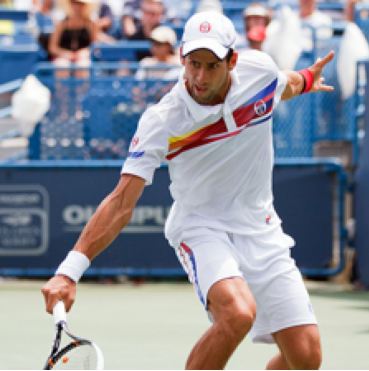
#> input picture docs/media/images/image-captioning/tennis-photo.png, 369 x 371 px
$ python build-caption-examples.py
#> lines starting #> are read from the running program, lines starting #| are printed output that depends on the picture
"""Build the three gallery examples with complete, readable model captions."""
from pathlib import Path
from PIL import Image, ImageDraw, ImageFont, ImageOps

ROOT = Path(__file__).resolve().parents[1]
FOLDER = ROOT / "docs/media/images/image-captioning"
FONT = "/usr/share/fonts/noto/NotoSans-Regular.ttf"
EXAMPLES = [
    ("tennis", "tennis-photo.png",
     "a young man standing on top of a tennis court holding a racquet",
     "a man in a white shirt swinging a tennis racket"),
    ("skateboarding", "skate-trick-photo.png",
     "two skateboarders trying to film a skateboard trick",
     "a skateboarder doing a trick on a concrete sidewalk"),
    ("surfing", "surfing-photo.png",
     "a man riding a surfboard across a wave in an ocean",
     "a man in a wet suit is surfing on a wave"),
]


def centered(draw, text, y, font):
    lines = []
    line = ""
    for word in text.split():
        trial = f"{line} {word}".strip()
        if draw.textlength(trial, font=font) > 1080:
            lines.append(line)
            line = word
        else:
            line = trial
    lines.append(line)
    for line in lines:
        draw.text((600, y), line, fill="#111111", anchor="mt", font=font)
        y += 104
    return y


if __name__ == "__main__":
    label_font = ImageFont.truetype(FONT, 64)
    caption_font = ImageFont.truetype(FONT, 82)
    for name, photo, original, decoded in EXAMPLES:
        canvas = Image.new("RGB", (1200, 2100), "white")
#> canvas: PIL image 1200x2100 RGB; every value is 255
        draw = ImageDraw.Draw(canvas)
        centered(draw, "original caption", 26, label_font)
        assert centered(draw, original, 130, caption_font) < 460
        with Image.open(FOLDER / photo) as source:
#> source is the input picture: PIL image 369x371 RGB; mean R, G, B 143.2, 145.3, 154.5
            image = ImageOps.contain(source.convert("RGB"), (1100, 1100), Image.Resampling.LANCZOS)
            canvas.paste(image, ((1200 - image.width) // 2, 460 + (1100 - image.height) // 2))
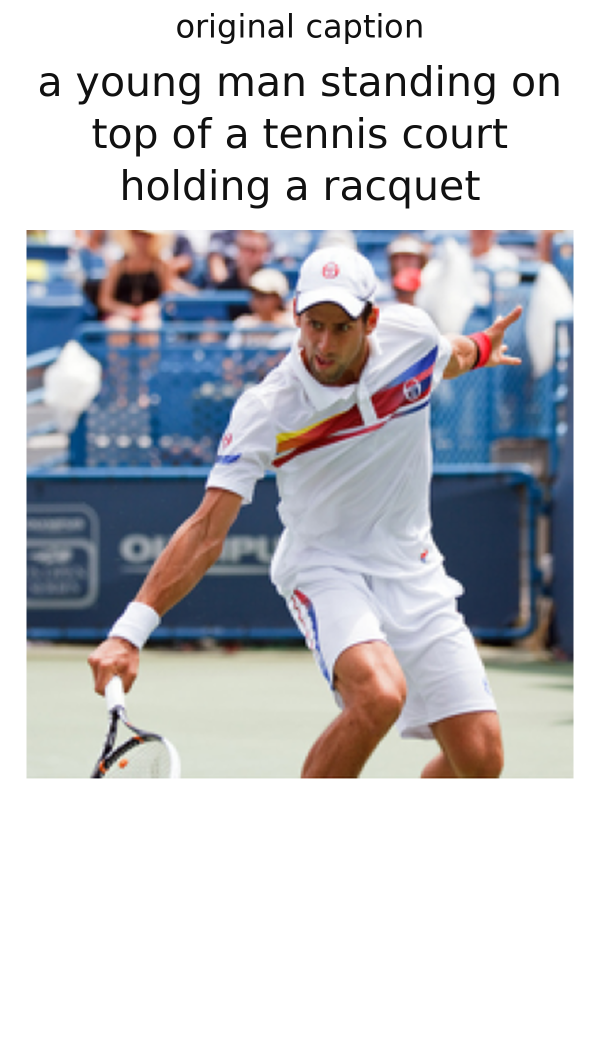
#> canvas: PIL image 1200x2100 RGB (shown at 1/2 size); mean R, G, B 197.2, 198.2, 202.5
        centered(draw, "decoded caption", 1600, label_font)
        assert centered(draw, decoded, 1710, caption_font) < 2100
        output = FOLDER / f"{name}-caption-example.webp"
        temporary = output.with_name(f".{output.name}.tmp")
        canvas.save(temporary, format="WEBP", lossless=True, method=6)
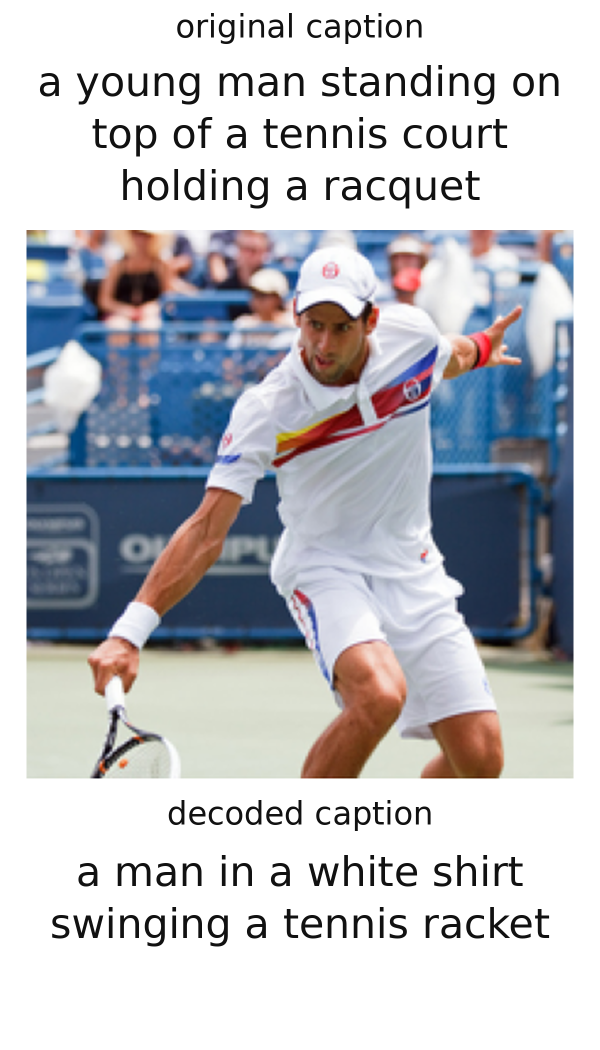
#> saved as .tennis-caption-example.webp.tmp: PIL image 1200x2100 RGB (shown at 1/2 size); mean R, G, B 193.7, 194.7, 199.1
        temporary.replace(output)
#> pass 2 of the loop `for name, photo, original, decoded in EXAMPLES:`:
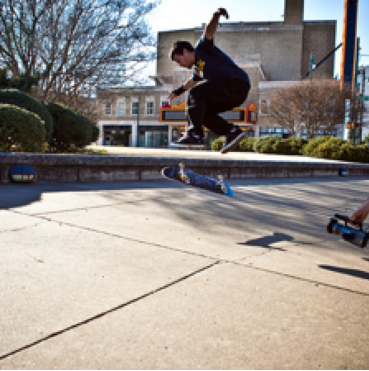
#> input picture docs/media/images/image-captioning/skate-trick-photo.png, 369 x 371 px
#> source is the input picture: PIL image 369x371 RGB; mean R, G, B 151.7, 145.3, 139.8
#> `canvas.paste(image, ((1200 - image.width) // 2, 460 + (1100 - image.he..`:
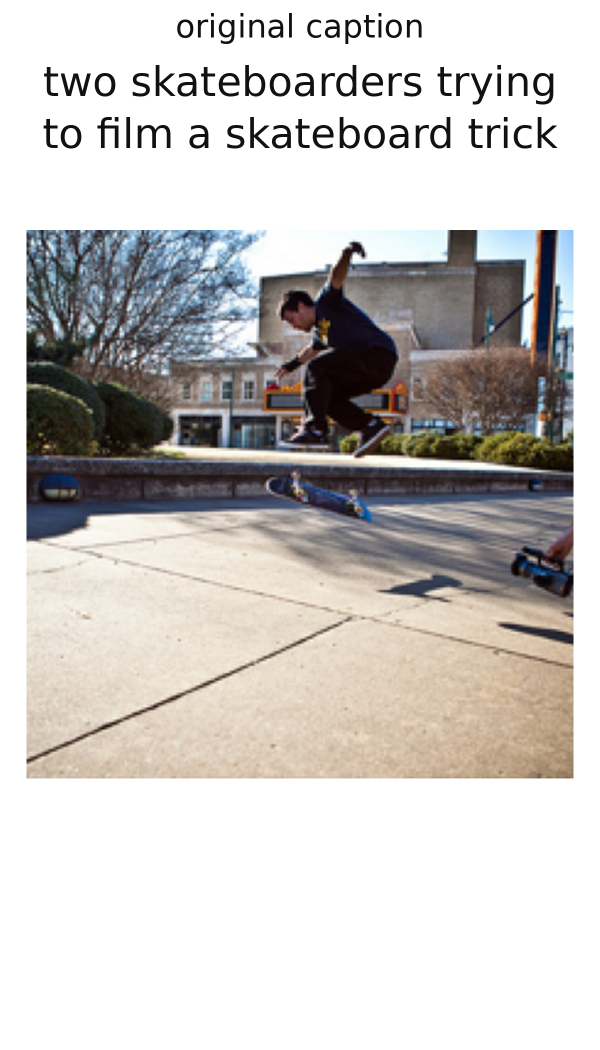
#> canvas: PIL image 1200x2100 RGB (shown at 1/2 size); mean R, G, B 201.9, 198.8, 196.1
#> `canvas.save(temporary, format="WEBP", lossless=True, method=6)`:
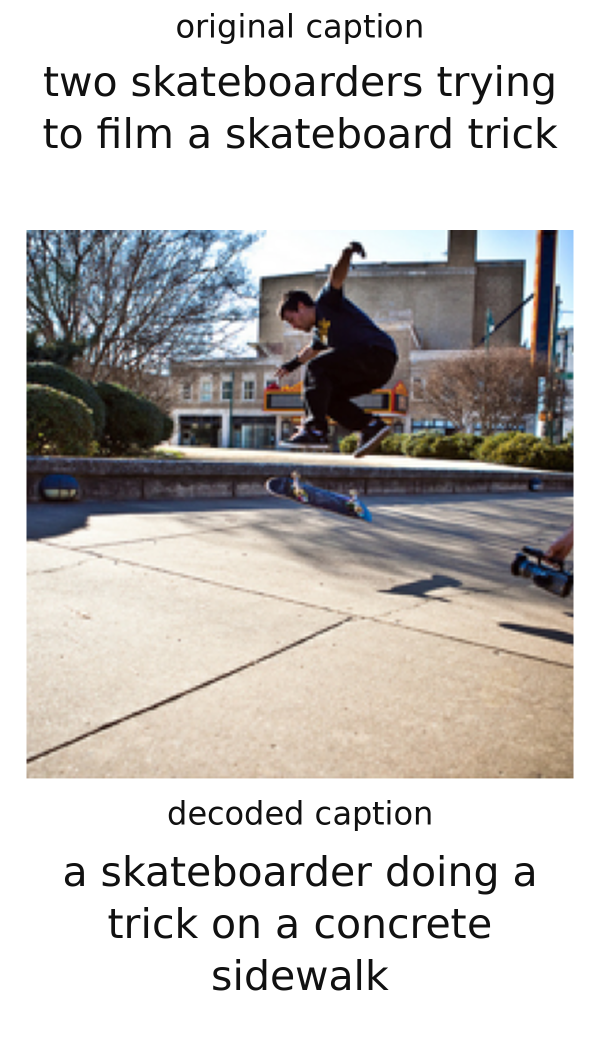
#> saved as .skateboarding-caption-example.webp.tmp: PIL image 1200x2100 RGB (shown at 1/2 size); mean R, G, B 198, 195, 192.3
#> pass 3 of the loop `for name, photo, original, decoded in EXAMPLES:`:
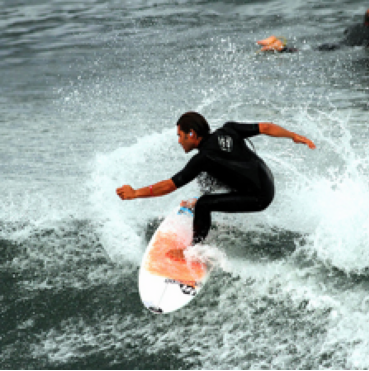
#> input picture docs/media/images/image-captioning/surfing-photo.png, 369 x 371 px
#> source is the input picture: PIL image 369x371 RGB; mean R, G, B 146.4, 159.6, 156.7
#> `canvas.paste(image, ((1200 - image.width) // 2, 460 + (1100 - image.he..`:
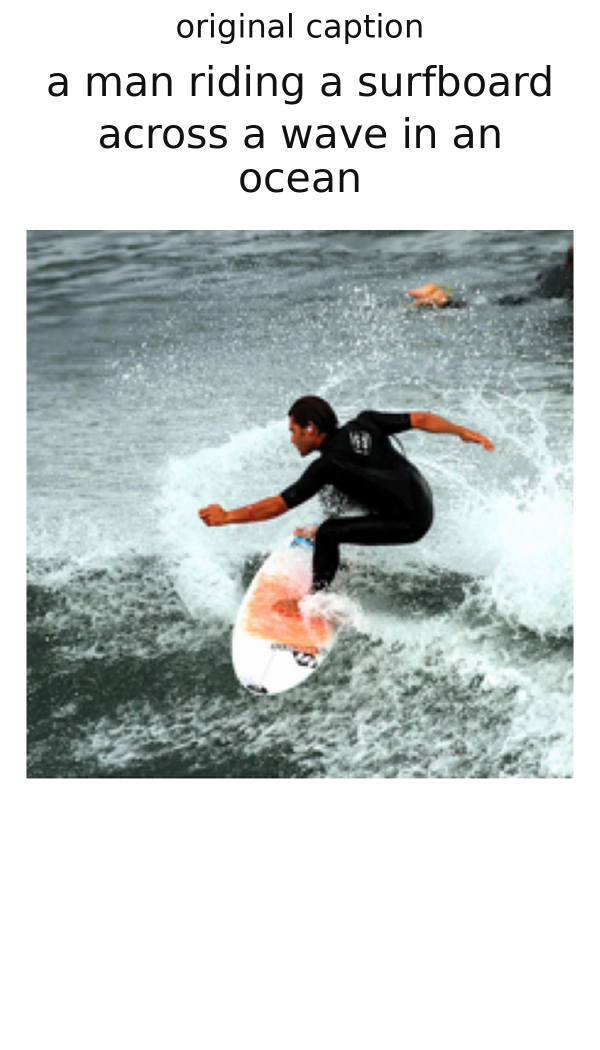
#> canvas: PIL image 1200x2100 RGB (shown at 1/2 size); mean R, G, B 199.5, 205.8, 204.4
#> `canvas.save(temporary, format="WEBP", lossless=True, method=6)`:
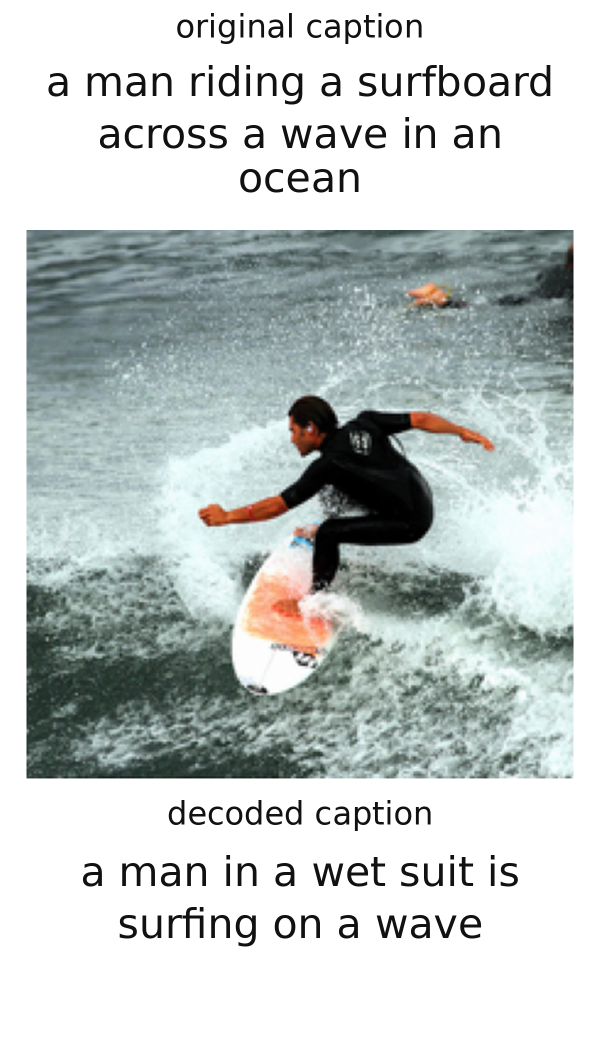
#> saved as .surfing-caption-example.webp.tmp: PIL image 1200x2100 RGB (shown at 1/2 size); mean R, G, B 196.6, 202.9, 201.5
